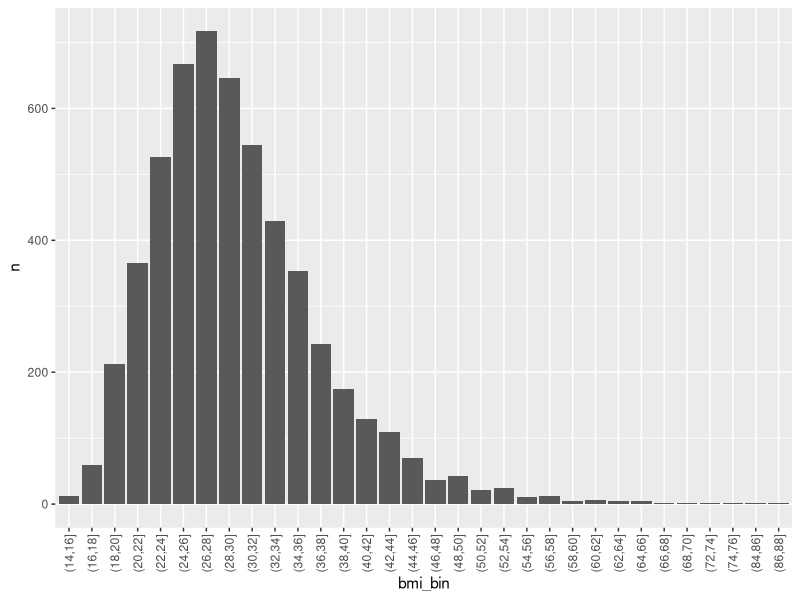
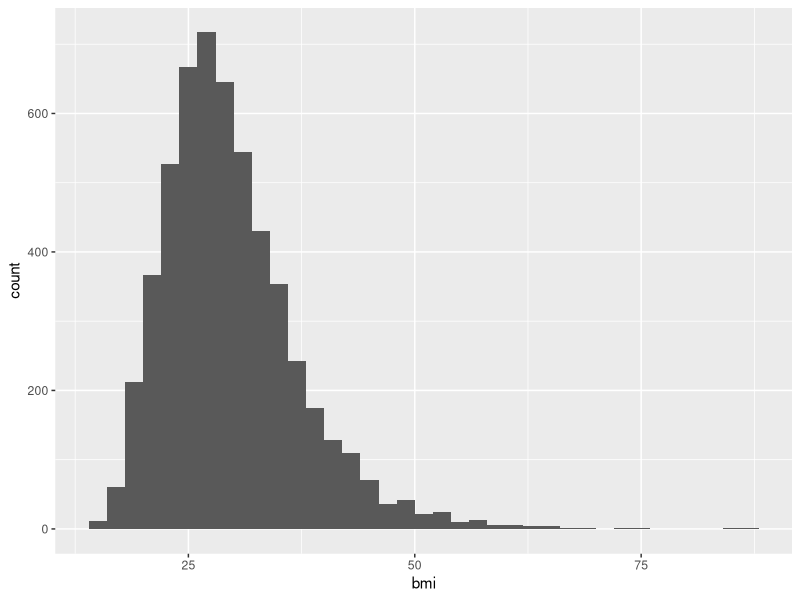
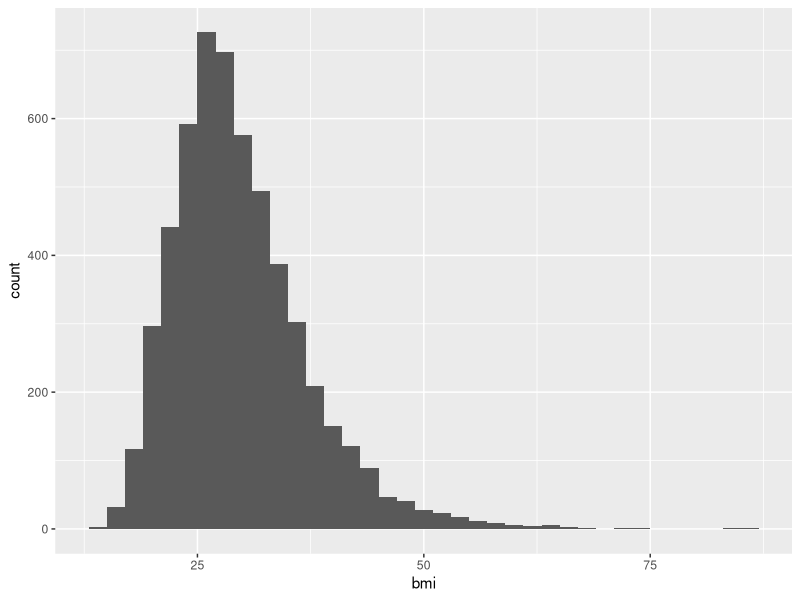
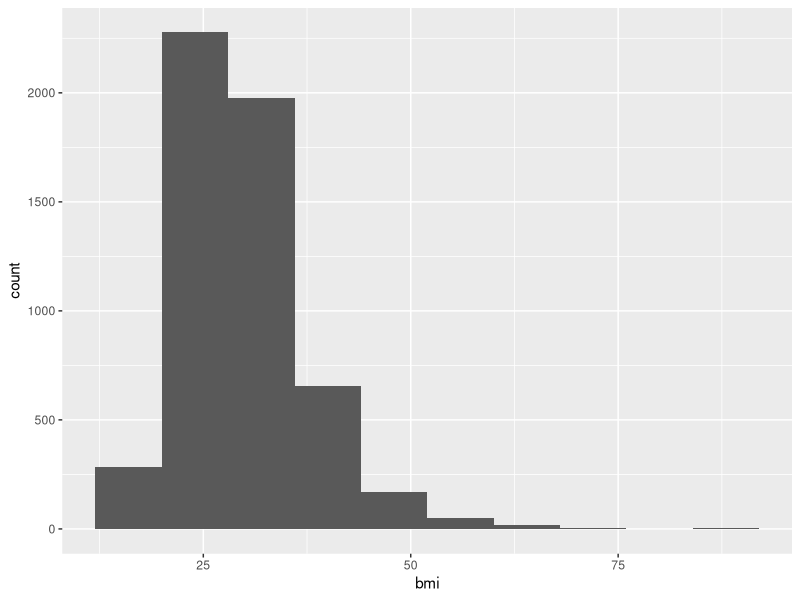
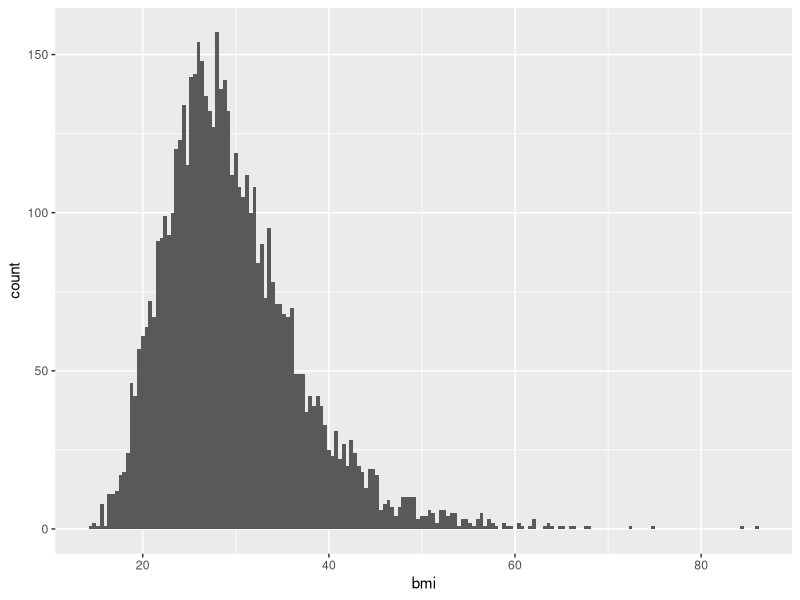
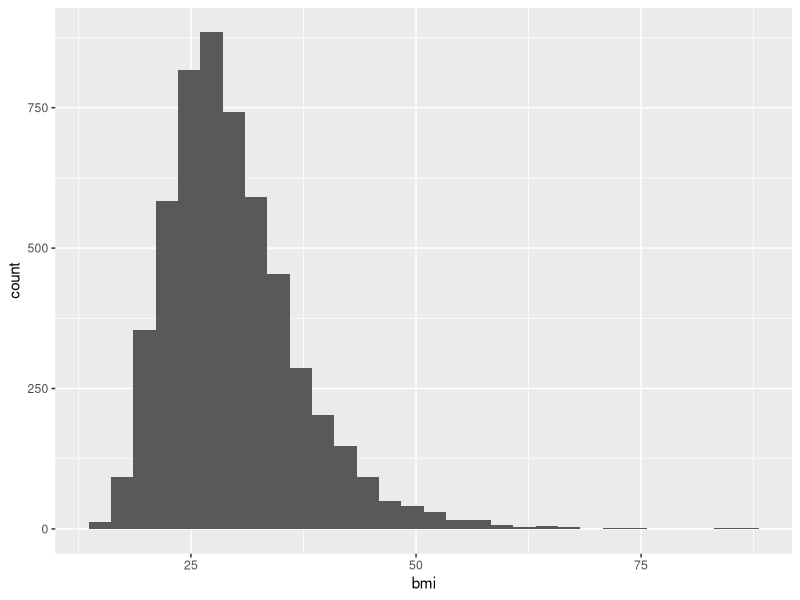
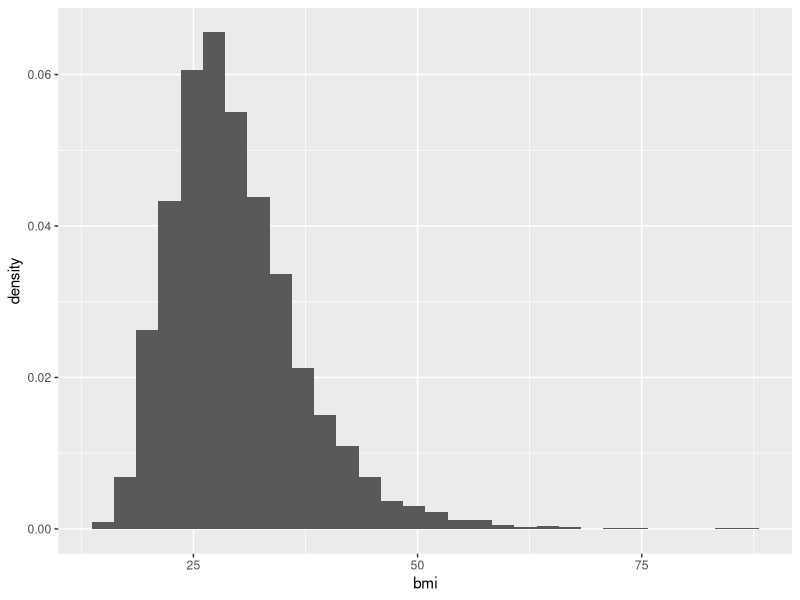
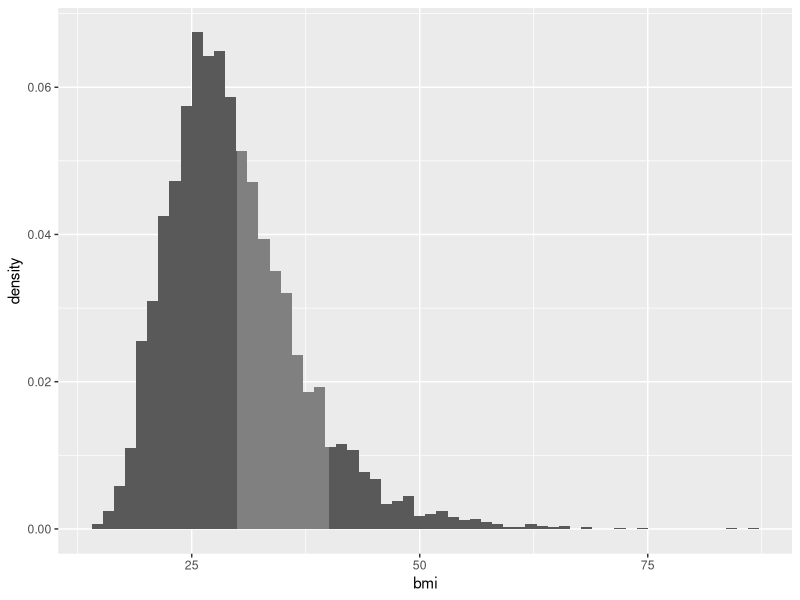

These charts were generated, in order, by the following R code:
## ---- chunk 1
suppressPackageStartupMessages( 
  library( tidyverse ) )

read_csv( "data_on_git/nhanes.csv" ) %>%
filter( age >= 18, !is.na(height), !is.na(weight) ) %>%
mutate( bmi = weight / (height/100)^2 ) -> nhanes

nhanes
## ---- chunk 2
min( nhanes$bmi )
max( nhanes$bmi )
## ---- chunk 3
seq( 14, 88, by=2 )
## ---- chunk 4
nhanes %>%
mutate( bmi_bin = cut( bmi, breaks = seq( 14, 88, by=2 ) ) )
## ---- chunk 5
nhanes %>%
mutate( bmi_bin = cut( bmi, breaks = seq( 14, 88, by=2 ) ) ) %>%
group_by( bmi_bin ) %>%
summarise( n = n() )
## ---- chunk 6
nhanes %>%
mutate( bmi_bin = cut( bmi, breaks = seq( 14, 88, by=2 ) ) ) %>%
group_by( bmi_bin ) %>%
summarise( n = n() ) %>%
ggplot +
  geom_col( aes( x=bmi_bin, y=n ) ) +
  # Die folgende Zeile drehtstell die Beschriftung der y-Achse senkrecht
  theme( axis.text.x = element_text( angle = 90, vjust = 0.5, hjust=1 ) )
## ---- chunk 7
nhanes %>%
ggplot() + geom_histogram( aes( x=bmi ), breaks = seq( 14, 88, by=2 ) )
## ---- chunk 8
nhanes %>%
ggplot() + geom_histogram( aes( x=bmi ), binwidth=2 )
## ---- chunk 9
nhanes %>%
ggplot() + geom_histogram( aes( x=bmi ), binwidth=8 )
## ---- chunk 10
nhanes %>%
ggplot() + geom_histogram( aes( x=bmi ), binwidth=.4 )
## ---- chunk 11
nhanes %>%
ggplot() + geom_histogram( aes( x=bmi ) )
## ---- chunk 12
nhanes %>%
ggplot() + geom_histogram( aes( x=bmi, y=after_stat(density) ), bins=30 )
## ---- chunk 13
nhanes %>%
ggplot() +
  geom_histogram( aes( x=bmi, y=after_stat(density) ), bins=60 ) +
  geom_rect( xmin=30, xmax=40, ymin=0, ymax=1 , fill="white", alpha=.003 ) 
## ---- chunk 14
nhanes %>%
ggplot() +
  geom_histogram( aes( x=bmi, y=after_stat(density) ), 
    breaks=c( 14, 18, 19, 20, 22, 23, 25, 27, 30, 32.5, 35, 40, 50, 65, 90 ) )
